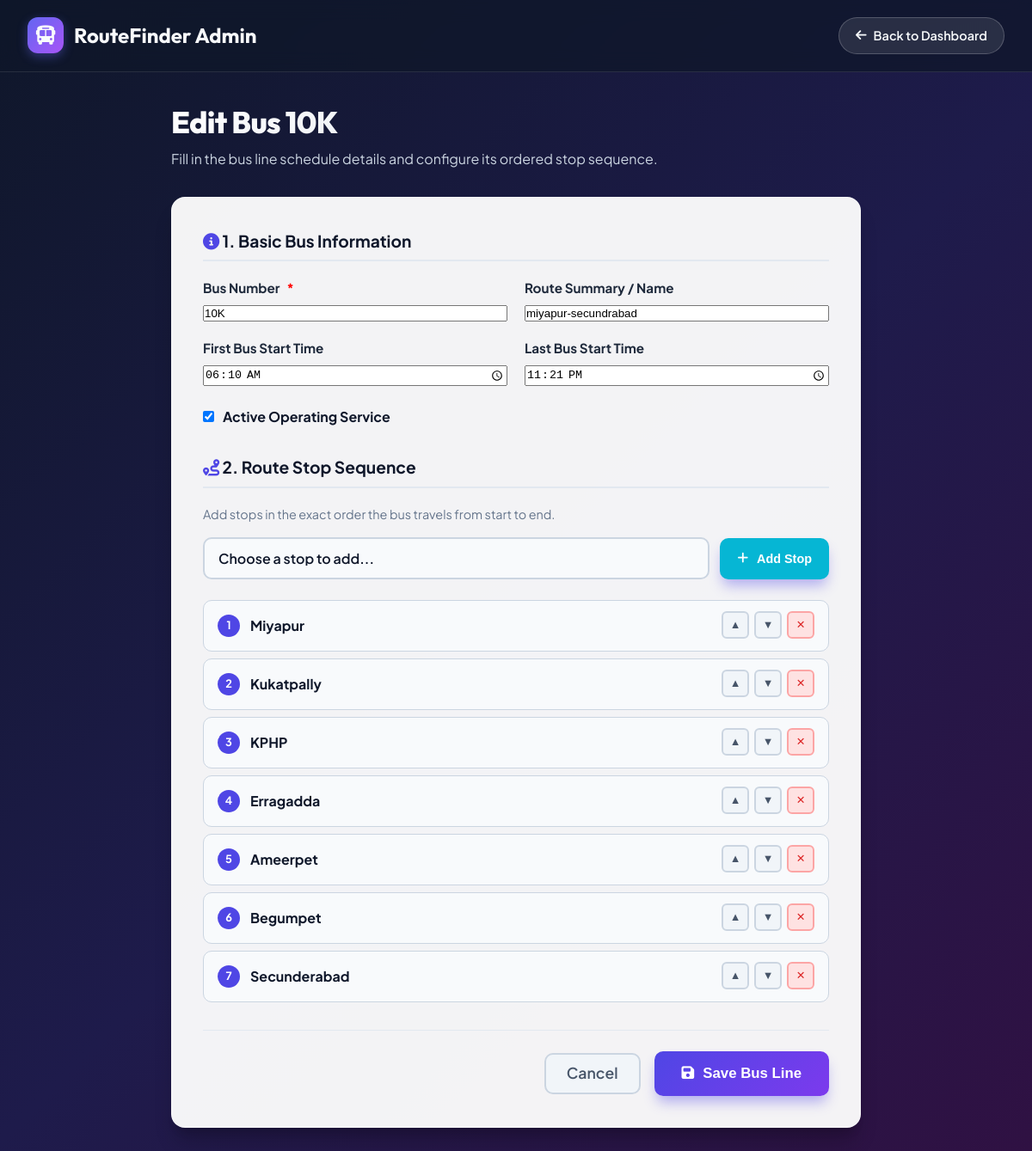
The page /dashboard/bus/6/edit/ (signed in) on the database its author committed.
### bus_finder/models.py (models this page shows, shortened)
class Bus(models.Model):
    bus_number = models.CharField(max_length=50, unique=True, help_text="Bus Number (e.g. 20, 10H, 218)")
    route_name = models.CharField(max_length=200, help_text="Short route summary (e.g. Miyapur to Secunderabad)")
    first_bus_time = models.TimeField(help_text="Time of first bus service (e.g. 05:30:00)")
    last_bus_time = models.TimeField(help_text="Time of last bus service (e.g. 22:45:00)")
    is_active = models.BooleanField(default=True, help_text="Is this bus service currently operating?")
    created_at = models.DateTimeField(auto_now_add=True)
    class Meta:
        verbose_name_plural = "Buses"
        ordering = ['bus_number']

class BusStop(models.Model):
    bus = models.ForeignKey(Bus, related_name='bus_stops', on_delete=models.CASCADE)
    stop = models.ForeignKey(Stop, related_name='stop_buses', on_delete=models.CASCADE)
    stop_order = models.PositiveIntegerField(help_text="Sequence index of the stop on this route (1, 2, 3...)")
    class Meta:
        ordering = ['stop_order']
        unique_together = ('bus', 'stop')

class Stop(models.Model):
    name = models.CharField(max_length=100, unique=True, help_text="Name of the bus stop (e.g. Ameerpet)")
    code = models.CharField(max_length=20, blank=True, null=True, help_text="Optional short code (e.g. AMP)")
    created_at = models.DateTimeField(auto_now_add=True)
    class Meta:
        ordering = ['name']

### bus_finder/views.py (the view)
# urls.py: path('dashboard/bus/<int:bus_id>/edit/', views.bus_edit, name='bus_edit'),
@login_required(login_url='bus_finder:admin_login')
def bus_edit(request, bus_id):
    bus = get_object_or_404(Bus, id=bus_id)
    all_stops = Stop.objects.all().order_by('name')
    if request.method == 'POST':
        form = BusForm(request.POST, instance=bus)
        selected_stop_ids = request.POST.getlist('stops[]')
        if form.is_valid():
            bus = form.save()
            BusStop.objects.filter(bus=bus).delete()
            for idx, stop_id in enumerate(selected_stop_ids, start=1):
                if stop_id:
                    stop_obj = Stop.objects.filter(id=stop_id).first()
                    if stop_obj:
                        BusStop.objects.create(bus=bus, stop=stop_obj, stop_order=idx)
            messages.success(request, f"Bus {bus.bus_number} updated successfully!")
            return redirect('bus_finder:admin_dashboard')
    else:
        form = BusForm(instance=bus)
    current_stops = list(bus.bus_stops.select_related('stop').order_by('stop_order'))
    context = {
        'form': form,
        'bus': bus,
        'all_stops': all_stops,
        'page_title': f'Edit Bus {bus.bus_number}',
        'is_edit': True,
        'current_stops': current_stops,
    }
    return render(request, 'bus_finder/bus_form.html', context)

### bus_finder/forms.py
class BusForm(forms.ModelForm):
    class Meta:
        model = Bus
        fields = ['bus_number', 'route_name', 'first_bus_time', 'last_bus_time', 'is_active']
        widgets = {
            'bus_number': forms.TextInput(attrs={
                'class': 'form-input',
                'placeholder': 'e.g. 20, 10H, 218'
            }),
            'route_name': forms.TextInput(attrs={
                'class': 'form-input',
                'placeholder': 'e.g. Miyapur to Secunderabad'
            }),
            'first_bus_time': forms.TimeInput(attrs={
                'class': 'form-input',
                'type': 'time'
            }),
            'last_bus_time': forms.TimeInput(attrs={
                'class': 'form-input',
                'type': 'time'
            }),
            'is_active': forms.CheckboxInput(attrs={
                'class': 'form-checkbox'
            }),
        }

### bus_finder/templates/bus_finder/bus_form.html (shortened to what this page needs)
{% load static %}
<!DOCTYPE html>
<html lang="en">
<head>
    <link rel="stylesheet" href="{% static 'bus_finder/css/style.css' %}">
    <link rel="stylesheet" href="https://cdnjs.cloudflare.com/ajax/libs/font-awesome/6.4.0/css/all.min.css">
</head>
<body>
    <header class="navbar">
        <a href="{% url 'bus_finder:admin_dashboard' %}" class="brand">
            <div class="brand-icon">
                <i class="fa-solid fa-bus"></i>
            </div>
            <span>RouteFinder Admin</span>
        </a>
        <div class="nav-links">
            <a href="{% url 'bus_finder:admin_dashboard' %}" class="btn-admin">
                <i class="fa-solid fa-arrow-left"></i> Back to Dashboard
            </a>
        </div>
    </header>
    <main class="container" style="max-width: 850px;">
        <section style="margin-bottom: 2rem;">
            <h1 class="hero-title" style="text-align: left; font-size: 2.2rem; margin: 0;">{{ page_title }}</h1>
            <p style="color: #cbd5e1; margin-top: 4px;">Fill in the bus line schedule details and configure its ordered stop sequence.</p>
        </section>
        <form method="POST" id="bus-main-form" class="search-card" style="padding: 2.25rem;">
            <h3 style="font-size: 1.2rem; font-weight: 700; color: #0f172a; margin-bottom: 1.25rem; border-bottom: 2px solid #e2e8f0; padding-bottom: 0.5rem;">
                <i class="fa-solid fa-circle-info" style="color: var(--primary);"></i> 1. Basic Bus Information
            </h3>
            <div class="form-grid" style="margin-bottom: 1.5rem;">
                <div class="form-group">
                    <label class="form-label">Bus Number <span style="color: red;">*</span></label>
                    {{ form.bus_number }}
                </div>
                <div class="form-group">
                    <label class="form-label">Route Summary / Name</label>
                    {{ form.route_name }}
                </div>
                <div class="form-group">
                    <label class="form-label">First Bus Start Time</label>
                    {{ form.first_bus_time }}
                </div>
                <div class="form-group">
                    <label class="form-label">Last Bus Start Time</label>
                    {{ form.last_bus_time }}
                </div>
            </div>
            <div class="form-group" style="margin-bottom: 2rem; flex-direction: row; align-items: center; gap: 10px;">
                {{ form.is_active }}
                <label for="{{ form.is_active.id_for_label }}" style="font-weight: 700; color: #0f172a; cursor: pointer;">
                    Active Operating Service
                </label>
            </div>
            <h3 style="font-size: 1.2rem; font-weight: 700; color: #0f172a; margin-bottom: 1.25rem; border-bottom: 2px solid #e2e8f0; padding-bottom: 0.5rem;">
                <i class="fa-solid fa-route" style="color: var(--primary);"></i> 2. Route Stop Sequence
            </h3>
            <p style="font-size: 0.9rem; color: #64748b; margin-bottom: 1rem;">Add stops in the exact order the bus travels from start to end.</p>
            <div style="display: flex; gap: 0.75rem; margin-bottom: 1.5rem;">
                <select id="stop-selector" class="form-select" style="flex: 1;">
                    <option value="" disabled selected>Choose a stop to add...</option>
                </select>
                <button type="button" id="btn-add-stop-seq" class="btn-search" style="height: 48px; background: #06b6d4; font-size: 0.9rem; padding: 0 1.25rem;">
                    <i class="fa-solid fa-plus"></i> Add Stop
                </button>
            </div>
            <div id="stop-sequence-container" style="margin-bottom: 2rem;">
                {% if current_stops %}
                    {% for bs in current_stops %}
                        <div class="stop-seq-item" data-stop-id="{{ bs.stop.id }}">
                            <div style="display: flex; align-items: center; gap: 12px;">
                                <span class="seq-num" style="background: var(--primary); color: #fff; width: 26px; height: 26px; border-radius: 50%; display: flex; align-items: center; justify-content: center; font-size: 0.8rem; font-weight: 700;">
                                    {{ bs.stop_order }}
                                </span>
                                <span class="stop-name" style="font-weight: 700; color: #0f172a;">{{ bs.stop.name }}</span>
                            </div>
                            <div style="display: flex; gap: 6px;">
                                <button type="button" class="btn-move-up btn-swap" style="width: 32px; height: 32px; border-radius: 6px; font-size: 0.8rem;" title="Move Up">▲</button>
                                <button type="button" class="btn-move-down btn-swap" style="width: 32px; height: 32px; border-radius: 6px; font-size: 0.8rem;" title="Move Down">▼</button>
                                <button type="button" class="btn-remove-stop btn-swap" style="width: 32px; height: 32px; border-radius: 6px; font-size: 0.8rem; background: #fee2e2; border-color: #fca5a5; color: #dc2626;" title="Remove">✕</button>
                            </div>
                        </div>
                    {% endfor %}
                {% endif %}
            </div>
            <div style="display: flex; gap: 1rem; justify-content: flex-end; border-top: 1px solid #e2e8f0; padding-top: 1.5rem;">
                <a href="{% url 'bus_finder:admin_dashboard' %}" class="btn-swap" style="width: auto; height: 48px; border-radius: 10px; padding: 0 1.5rem; text-decoration: none; font-weight: 600;">
                    Cancel
                </a>
                <button type="submit" class="btn-search">
                    <i class="fa-solid fa-floppy-disk"></i> Save Bus Line
                </button>
            </div>
        </form>
    </main>
</body>
</html>

### bus_finder/static/bus_finder/css/style.css (style rules this page uses)
:root { --primary: #4f46e5; --primary-hover: #4338ca; --secondary: #06b6d4; --accent: #f59e0b; --bg-gradient: linear-gradient(135deg, #0f172a 0%, #1e1b4b 50%, #311042 100%); --card-bg: rgba(255, 255, 255, 0.95); --card-shadow: 0 20px 25px -5px rgba(0, 0, 0, 0.2), 0 10px 10px -5px rgba(0, 0, 0, 0.1); --text-dark: #0f172a; --text-muted: #64748b; --text-light: #f8fafc; --border-color: #e2e8f0; --radius-lg: 16px; --radius-md: 10px; }
* { margin: 0; padding: 0; box-sizing: border-box; }
body { font-family: 'Plus Jakarta Sans', sans-serif; background: var(--bg-gradient); min-height: 100vh; color: var(--text-dark); line-height: 1.5; padding-bottom: 60px; }
.navbar { display: flex; justify-content: space-between; align-items: center; padding: 1.25rem 2rem; background: rgba(15, 23, 42, 0.75); backdrop-filter: blur(12px); border-bottom: 1px solid rgba(255, 255, 255, 0.1); position: sticky; top: 0; z-index: 100; }
.brand { display: flex; align-items: center; gap: 12px; color: var(--text-light); font-family: 'Outfit', sans-serif; font-size: 1.5rem; font-weight: 700; text-decoration: none; }
.brand-icon { background: linear-gradient(135deg, #6366f1, #a855f7); width: 42px; height: 42px; border-radius: 12px; display: flex; align-items: center; justify-content: center; font-size: 1.4rem; box-shadow: 0 4px 12px rgba(99, 102, 241, 0.4); }
.nav-links { display: flex; gap: 1rem; }
.btn-admin { background: rgba(255, 255, 255, 0.1); color: var(--text-light); padding: 0.6rem 1.2rem; border-radius: 30px; text-decoration: none; font-weight: 600; font-size: 0.9rem; border: 1px solid rgba(255, 255, 255, 0.2); transition: all 0.2s ease; display: flex; align-items: center; gap: 8px; }
.container { max-width: 1050px; margin: 0 auto; padding: 2rem 1.5rem; }
.hero-title { font-family: 'Outfit', sans-serif; font-size: 2.75rem; font-weight: 800; letter-spacing: -0.02em; margin-bottom: 0.5rem; background: linear-gradient(135deg, #ffffff 0%, #cbd5e1 100%); -webkit-background-clip: text; -webkit-text-fill-color: transparent; }
.search-card { background: var(--card-bg); border-radius: var(--radius-lg); padding: 2.25rem; box-shadow: var(--card-shadow); border: 1px solid rgba(255, 255, 255, 0.3); margin-bottom: 3rem; }
.form-group { display: flex; flex-direction: column; gap: 0.5rem; }
.form-label { font-weight: 700; font-size: 0.95rem; color: #1e293b; display: flex; align-items: center; gap: 8px; }
.form-select { width: 100%; padding: 0.85rem 1rem; border-radius: var(--radius-md); border: 2px solid #cbd5e1; font-family: inherit; font-size: 1rem; font-weight: 600; color: #0f172a; background-color: #f8fafc; appearance: none; outline: none; transition: all 0.2s ease; cursor: pointer; }
.btn-swap { background: #f1f5f9; border: 2px solid #cbd5e1; width: 48px; height: 48px; border-radius: 50%; display: flex; align-items: center; justify-content: center; cursor: pointer; color: #475569; font-size: 1.1rem; transition: all 0.2s ease; align-self: flex-end; margin-bottom: 2px; }
.btn-search { background: linear-gradient(135deg, #4f46e5 0%, #7c3aed 100%); color: #fff; font-weight: 700; font-size: 1.05rem; padding: 0.85rem 2rem; border-radius: var(--radius-md); border: none; cursor: pointer; display: flex; align-items: center; justify-content: center; gap: 10px; box-shadow: 0 10px 15px -3px rgba(79, 70, 229, 0.4); transition: all 0.2s ease; align-self: flex-end; height: 52px; }

### bus_finder/templates/bus_finder/bus_form.html (style rules this page uses)
.form-grid { display: grid; grid-template-columns: 1fr 1fr; gap: 1.25rem; }
.stop-seq-item { background: #f8fafc; border: 1px solid #cbd5e1; padding: 0.75rem 1rem; border-radius: 10px; display: flex; align-items: center; justify-content: space-between; margin-bottom: 0.5rem; }

### rows shown on the page
Bus: bus_number "10K", route_name "miyapur-secundrabad", first_bus_time "06:10:00", last_bus_time "23:21:00", is_active "☑"
BusStop: stop_order "1", stop.name "Miyapur"
BusStop: stop_order "2", stop.name "Kukatpally"
BusStop: stop_order "3", stop.name "KPHP"
BusStop: stop_order "4", stop.name "Erragadda"
BusStop: stop_order "5", stop.name "Ameerpet"
BusStop: stop_order "6", stop.name "Begumpet"
BusStop: stop_order "7", stop.name "Secunderabad"

### other values the page prints
{{ page_title }} "Edit Bus 10K"
